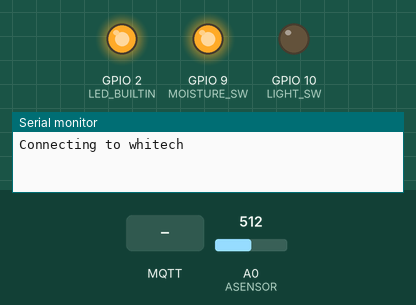
Simulated run of this sketch. Board: ESP8266 (NodeMCU). Shown: output pins drawn as LEDs (lit = HIGH, except the on-board LED, lit = LOW), the last lines printed to the serial monitor. Dashed ring = blinking. The test bench sets the inputs (shaded band); at power-on: A0 (ASENSOR) = 512. WiFi joins after 1.5 s; servers stay silent unless stated; network time is answered at once with the bench clock; the local clock reads 2024-03-15 10:24:30 at power-on unless the sketch sets it; storage starts empty; no MQTT or app messages arrive unless stated.

Above: at 0.1 s.
At 6.7 s:
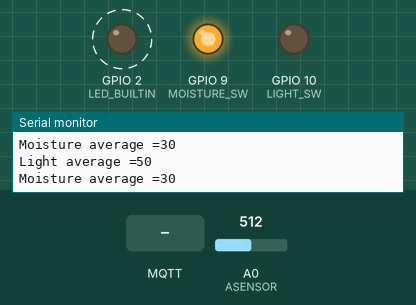
6.8 s: MQTT message "1" arrives on the first subscribed topic
9.8 s: MQTT message "on" arrives on the first subscribed topic
12.8 s: MQTT message "off" arrives on the first subscribed topic
Timing chart, 0 to 21.8 s (numbered marks = the images above; inputs shaded):
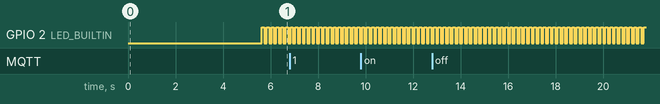

Measured:
- by itself, GPIO 2 (LED_BUILTIN): alternates HIGH for 0.10 s and LOW for 0.10 s

The sketch:

sketch_oct12a.ino
```cpp
#include "constants.h"
#include "sensorControl.h"
#include <ArduinoJson.h>
#include "FS.h"
#include <ESP8266WiFi.h>
#include <PubSubClient.h>
#include <NTPClient.h>
#include <WiFiUdp.h>

  int light = 0;
  int moisture = 0;

 // Actualiza con base a los valores de tu coneccion
const char * ssid = WIFI_SSID;
const char * password = WIFI_PASSWORD;
WiFiUDP ntpUDP;
NTPClient timeClient(ntpUDP, "pool.ntp.org");
sensorControl sensors;
void callback(char * topic, byte * payload, unsigned int length) {
  Serial.print("Message arrived [");
  Serial.print(topic);
  Serial.print("] ");
  for (int i = 0; i < length; i++) {
    Serial.print((char) payload[i]);
  }
  Serial.println();
}

WiFiClientSecure espClient;
PubSubClient client(AWS_IOT_ENDPOINT, 8883, callback, espClient); //MQTT port 8883 - standard
long lastMsg = 0;
char msg[512];
int value = 0;
void setup_wifi() {
  delay(10);
  // Inicializamos Wifi
  espClient.setBufferSizes(512, 512);
  Serial.println();
  Serial.print("Connecting to ");
  Serial.println(ssid);
  WiFi.begin(ssid, password);
  while (WiFi.status() != WL_CONNECTED) {
    delay(500);
    Serial.print(".");
  }
  Serial.println("");
  Serial.println("WiFi connected");
  Serial.println("IP address: ");
  Serial.println(WiFi.localIP());
  timeClient.begin();
  while (!timeClient.update()) {
    timeClient.forceUpdate();
  }
  espClient.setX509Time(timeClient.getEpochTime());
}
void reconnect() {
  // Reconeccion si es necesario
  while (!client.connected()) {
    Serial.print("Attempting MQTT connection...");
    if (client.connect("espthinsfjle")) {
      Serial.println("connected");

      client.publish("outTopic", "hello world");

      client.subscribe("inTopic");
    } else {
      Serial.print("failed, rc=");
      Serial.print(client.state());
      Serial.println(" try again in 5 seconds");
      char buf[256];
      espClient.getLastSSLError(buf, 256);
      Serial.print("WiFiClientSecure SSL error: ");
      Serial.println(buf);
      delay(5000);
    }
  }
}


void setup() {
  Serial.begin(115200);
  Serial.setDebugOutput(true);
    sensors.init();
  // inicializamos el led del esp8266
  pinMode(LED_BUILTIN, OUTPUT);
  setup_wifi();
  delay(1000);
  if (!SPIFFS.begin()) {
    Serial.println("Failed to mount file system");
    return;
  }
  Serial.print("Heap: ");
  Serial.println(ESP.getFreeHeap());
#ifdef ARCMANDO
    SPIFFS.remove("/cert_alexis.der");
    SPIFFS.remove("/ca_alexis.der");
    SPIFFS.remove("/private_alexis.der");
  // Cargamos los certificados
  File cert = SPIFFS.open("/cert.der", "r"); //verifica
  if (!cert) {
    Serial.println("Failed to open cert file");
  } else
    Serial.println("Success to open cert file");
  delay(1000);
  if (espClient.loadCertificate(cert))
    Serial.println("cert loaded");
  else
    Serial.println("cert not loaded");
  // Cargamos llave privada
  File private_key = SPIFFS.open("/private.der", "r");
  if (!private_key) {
    Serial.println("Failed to open private cert file");
  } else
    Serial.println("Success to open private cert file");
  delay(1000);
  if (espClient.loadPrivateKey(private_key))
    Serial.println("private key loaded");
  else
    Serial.println("private key not loaded");
  // Cargamos CA
  File ca = SPIFFS.open("/ca.der", "r");
  if (!ca) {
    Serial.println("Failed to open ca ");
  } else
    Serial.println("Success to open ca");
  delay(1000);
  if (espClient.loadCACert(ca))
    Serial.println("ca loaded");
  else
    Serial.println("ca failed");
    Serial.println("connected to first AWS");
#else
    SPIFFS.remove("/cert.der");
    SPIFFS.remove("/ca.der");
    SPIFFS.remove("/private.der");
  // Cargamos los certificados
  File cert = SPIFFS.open("/cert_alexis.der", "r"); //verifica
  if (!cert) {
    Serial.println("Failed to open 2 cert file");
  } else
    Serial.println("Success to open 2 cert file");
  delay(1000);
  if (espClient.loadCertificate(cert))
    Serial.println("cert loaded");
  else
    Serial.println("cert not loaded");
  // Cargamos llave privada
  File private_key = SPIFFS.open("/private_alexis.der", "r");
  if (!private_key) {
    Serial.println("Failed to open 2 private cert file");
  } else
    Serial.println("Success to open 2 private cert file");
  delay(1000);
  if (espClient.loadPrivateKey(private_key))
    Serial.println("private key loaded");
  else
    Serial.println("private key not loaded");
  // Cargamos CA
  File ca = SPIFFS.open("/ca_alexis.der", "r");
  if (!ca) {
    Serial.println("Failed to 2 open ca ");
  } else
    Serial.println("Success to 2 open ca");
  delay(1000);
  if (espClient.loadCACert(ca))
    Serial.println("ca loaded");
  else
    Serial.println("ca failed");
    Serial.println("connected to second AWS");
#endif
  Serial.print("Heap: ");
  Serial.println(ESP.getFreeHeap());
}
void loop() {
  if (!client.connected()) {
    reconnect();
  }
  client.loop();
  long now = millis();
  if (now - lastMsg > MSGPERIOD) {
    lastMsg = now;
    Serial.print("Publish message: ");
    Serial.println(msg);
    client.publish("outTopic", msg);
    Serial.print("Heap: ");
    Serial.println(ESP.getFreeHeap());
  }
  StaticJsonDocument<200> doc;
  doc["Message"]["L"] = sensors.getLightAvg();
  doc["Message"]["M"] = sensors.getMoistureAvg();
  serializeJson(doc, msg);
  digitalWrite(LED_BUILTIN, HIGH);
  delay(100); // wait for a second
  digitalWrite(LED_BUILTIN, LOW);
  delay(100); // wait for a second
}
```

constants.h
```cpp
#ifndef CONST_H
#define CONST_H


#define ARCMANDO
//#define ESP32


//network setup
#ifdef ARCMANDO
const char WIFI_SSID[] = "whitech";
const char WIFI_PASSWORD[] = "mando1502";
const char AWS_IOT_ENDPOINT[] = "a1kznbi579ho46-ats.iot.us-east-2.amazonaws.com";
#else
const char WIFI_SSID[] = "whitech";
const char WIFI_PASSWORD[] = "mando1502";
const char AWS_IOT_ENDPOINT[] = "a1h6u03kfmgopw-ats.iot.us-east-1.amazonaws.com";
#endif

#define MSGPERIOD 5000

#ifdef ESP32

//Pins definitions
#define BLUE 4
#define GREEN 16
#define RED 17
#define MOISTURE 32
#define LIGHT 33
#define SETUP_BTN 19

//definitions for sensor adc value
#define DRY 4095
#define SOAKED 1700
#define MAXLIGHT 4095
#define NOLIGHT 1700
//definitions for PWM
#define PWM_freq 5000
#define REDChannel 0
#define BLUEChannel 1
#define GREENChannel 2
#define PWM_resolution 8
#define RED_VAL 0x2A
#define GREEN_VAL 0x00
#define BLUE_VAL 0x33
#define LEDC_TIMER_13_BIT 13


#else

#define ASENSOR A0
#define BLUE 4
#define GREEN 16
#define RED 17
#define SETUP_BTN 19
#define LIGHT_SW 10
#define MOISTURE_SW 9
//definitions for sensor adc value
#define DRY 1023
#define SOAKED 1700
#define MAXLIGHT 1023
#define NOLIGHT 1700

#endif


#endif
```

sensorControl.cpp
```cpp
#include "sensorControl.h"
#include "constants.h"
#include "Arduino.h"

bool sensorControl::init(void){
#ifndef ESP32
    pinMode(MOISTURE_SW,OUTPUT);
    pinMode(LIGHT_SW,OUTPUT);
    digitalWrite(MOISTURE_SW,HIGH);
    return true;
#else
    pinMode(MOISTURE_SW,OUTPUT);
    pinMode(LIGHT_SW,OUTPUT);
    return true;
#endif
    return false;
}

int sensorControl::getMoisture() {
#ifndef ESP32
    digitalWrite(LIGHT_SW,LOW);
    return analogRead(ASENSOR);
#else
    return analogRead(MOISTURE);
#endif
}
int sensorControl::getLight() {
#ifndef ESP32
    digitalWrite(LIGHT_SW,HIGH);
    return analogRead(ASENSOR);

#else
    return analogRead(MOISTURE);
#endif
}
int sensorControl::getMoistureAvg() {
#ifndef ESP32
    int moisture = getMoisture();
    moisture = (moisture * 100)/SOAKED;
    Serial.print("Moisture average =");
    Serial.println(moisture);
    return moisture;
#else
    return analogRead(MOISTURE);
#endif
}
int sensorControl::getLightAvg() {
#ifndef ESP32
    int light = getLight();
    light = (light * 100)/MAXLIGHT;
    light = 100 - light;
    Serial.print("Light average =");
    Serial.println(light);
    return light;
#else
    return analogRead(MOISTURE);
#endif
}
```

sensorControl.h
```cpp
#ifndef SENSORCONTROL
#define SENSORCONTROL

class sensorControl {
    public:
        static bool init(void);
        static int getMoisture(void);
        static int getLight(void);
        static int getMoistureAvg(void);
        static int getLightAvg(void);
};
#endif
```
